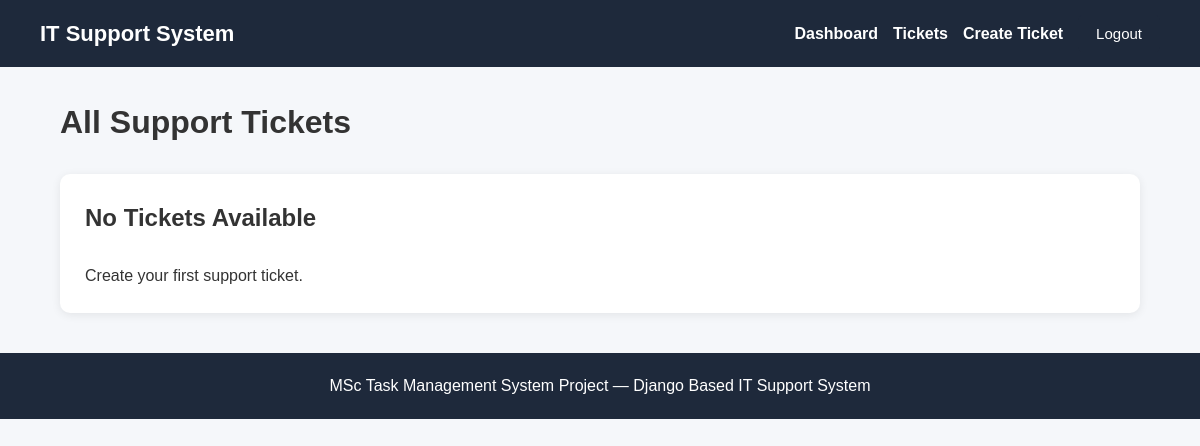
Page /tickets/ (signed in) on the earlier database version.
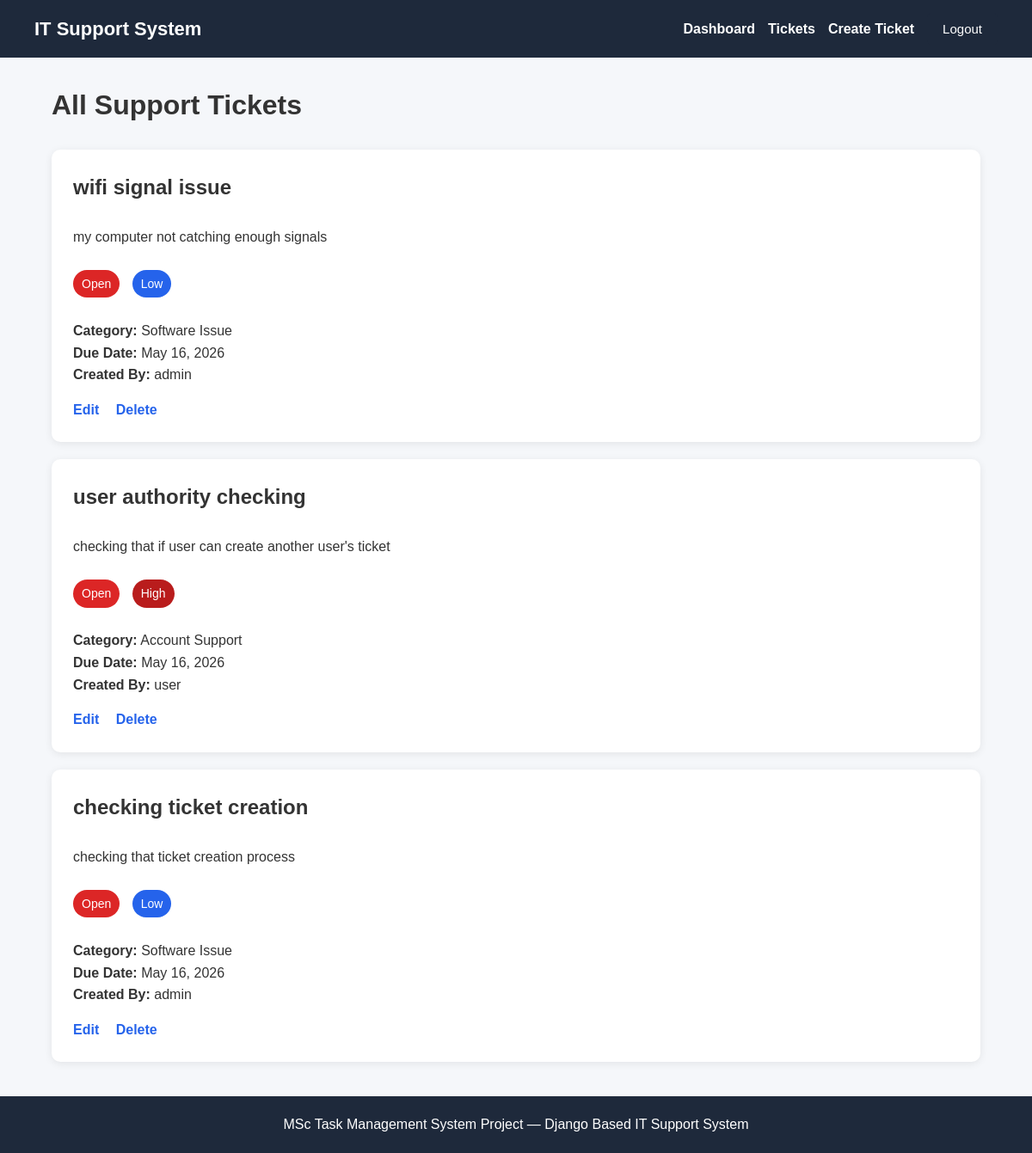
Same page on the later database version.
### ITSystem/models.py (models this page shows, shortened)
class Ticket(models.Model):
    PRIORITY_CHOICES = [
        ('Low', 'Low'),
        ('Medium', 'Medium'),
        ('High', 'High'),
    ]
    STATUS_CHOICES = [
        ('Open', 'Open'),
        ('In Progress', 'In Progress'),
        ('Resolved', 'Resolved'),
    ]
    title = models.CharField(max_length=200)
    description = models.TextField()
    due_date = models.DateField()
    priority = models.CharField(
        max_length=20,
        choices=PRIORITY_CHOICES
    )
    status = models.CharField(
        max_length=20,
        choices=STATUS_CHOICES,
        default='Open'
    )
    category = models.ForeignKey(
        Category,
        on_delete=models.CASCADE
    )
    created_by = models.ForeignKey(
        User,
        on_delete=models.CASCADE
    )
    created_at = models.DateTimeField(auto_now_add=True)

class Category(models.Model):
    name = models.CharField(max_length=100)
    def __str__(self):
        return self.name

### ITSystem/views.py (the view)
# urls.py: path('tickets/', views.ticket_list, name='ticket_list'),
@login_required
def ticket_list(request):
    tickets = Ticket.objects.all()
    return render(request, 'tasks/ticket_list.html', {
        'tickets': tickets
    })

### ITSystem/templates/tasks/ticket_list.html
{% extends 'base.html' %}
{% block content %}
<h1>All Support Tickets</h1>
<br>
{% if tickets %}
    {% for ticket in tickets %}
        <div class="card">
            <h2>{{ ticket.title }}</h2>
            <br>
            <p>{{ ticket.description }}</p>
            <br>
            <span class="badge
                {% if ticket.status == 'Open' %}
                    open
                {% elif ticket.status == 'In Progress' %}
                    progress
                {% else %}
                    resolved
                {% endif %}
            ">
                {{ ticket.status }}
            </span>
            <span class="badge
                {% if ticket.priority == 'Low' %}
                    low
                {% elif ticket.priority == 'Medium' %}
                    medium
                {% else %}
                    high
                {% endif %}
            ">
                {{ ticket.priority }}
            </span>
            <br><br>
            <p>
                <strong>Category:</strong>
                {{ ticket.category }}
            </p>
            <p>
                <strong>Due Date:</strong>
                {{ ticket.due_date }}
            </p>
            <p>
                <strong>Created By:</strong>
                {{ ticket.created_by }}
            </p>
            {% if request.user == ticket.created_by or request.user.is_superuser %}
                <div class="ticket-actions">
                    <a href="/tickets/update/{{ ticket.id }}/">
                        Edit
                    </a>
                    <a href="/tickets/delete/{{ ticket.id }}/">
                        Delete
                    </a>
                </div>
            {% endif %}
        </div>
    {% endfor %}
{% else %}
    <div class="card">
        <h2>No Tickets Available</h2>
        <br>
        <p>
            Create your first support ticket.
        </p>
    </div>
{% endif %}
{% endblock %}

### ITSystem/templates/base.html (shortened to what this page needs)
{% load static %}
<!DOCTYPE html>
<html lang="en">
<head>
    <link rel="stylesheet" href="{% static 'css/style.css' %}">
</head>
<body>
    <nav class="navbar">
        <div class="logo">
            <a href="/">IT Support System</a>
        </div>
        <div class="nav-links">
            {% if user.is_authenticated %}
                <a href="/dashboard/">Dashboard</a>
                <a href="/tickets/">Tickets</a>
                <a href="/tickets/create/">Create Ticket</a>
                <form method="POST" action="/accounts/logout/" class="logout-form">
                    <button type="submit">Logout</button>
                </form>
            {% else %}
                <a href="/register/">Register</a>
                <a href="/accounts/login/">Login</a>
            {% endif %}
        </div>
    </nav>
    <div class="container">
        {% block content %}
        {% endblock %}
    </div>
    <footer class="footer">
        <p>
            MSc Task Management System Project — Django Based IT Support System
        </p>
    </footer>
</body>
</html>

### ITSystem/static/css/style.css (style rules this page uses)
* { margin:0; padding:0; box-sizing:border-box; }
body { font-family:Arial, sans-serif; background:#f5f7fa; color:#333; line-height:1.6; }
.navbar { background:#1e293b; color:white; display:flex; justify-content:space-between; align-items:center; padding:15px 40px; flex-wrap:wrap; }
.logo a { color:white; text-decoration:none; font-size:22px; font-weight:bold; }
.nav-links { display:flex; align-items:center; gap:15px; }
.nav-links a { color:white; text-decoration:none; font-weight:bold; }
.container { width:90%; max-width:1100px; margin:30px auto; }
.card { background:white; padding:25px; margin-bottom:20px; border-radius:10px; box-shadow:0 2px 10px rgba(0,0,0,0.08); transition:0.3s; }
button { background:#1e293b; color:white; border:none; padding:10px 18px; border-radius:5px; cursor:pointer; font-size:15px; }
.ticket-actions { margin-top:15px; }
.ticket-actions a { text-decoration:none; margin-right:15px; font-weight:bold; color:#2563eb; }
.badge { display:inline-block; padding:5px 10px; border-radius:20px; color:white; font-size:14px; margin-right:10px; }
.open { background:#dc2626; }
.low { background:#2563eb; }
.high { background:#b91c1c; }
.footer { background:#1e293b; color:white; text-align:center; padding:20px; margin-top:40px; }

Differences in the rows shown:
added Ticket: title "wifi signal issue", description "my computer not catching enough signals", status "Open", priority "Low", category "Software Issue", due_date "May 16, 2026", created_by "admin"
added Ticket: title "user authority checking", description "checking that if user can create another user's ticket", status "Open", priority "High", category "Account Support", due_date "May 16, 2026", created_by "user"
added Ticket: title "checking ticket creation", description "checking that ticket creation process", status "Open", priority "Low", category "Software Issue", due_date "May 16, 2026", created_by "admin"
Other differences:
text no longer shown: "No Tickets Available Create your first support ticket."
